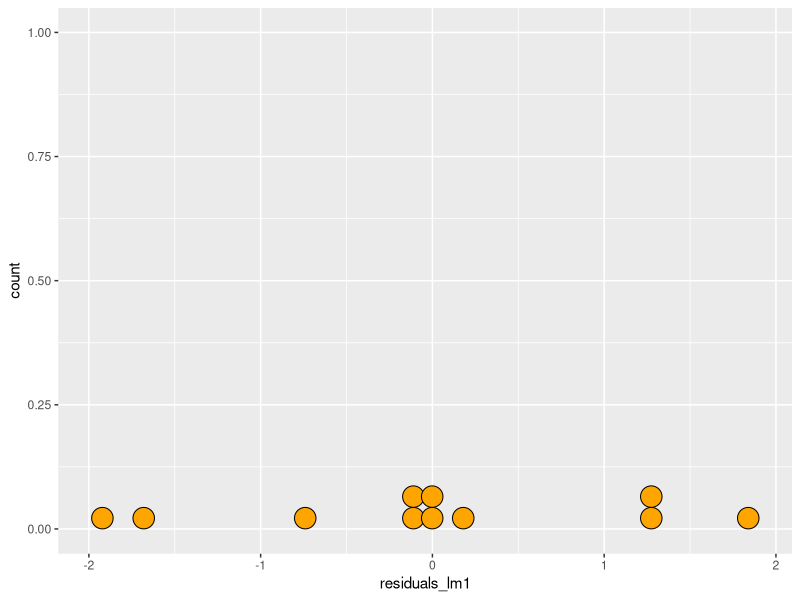
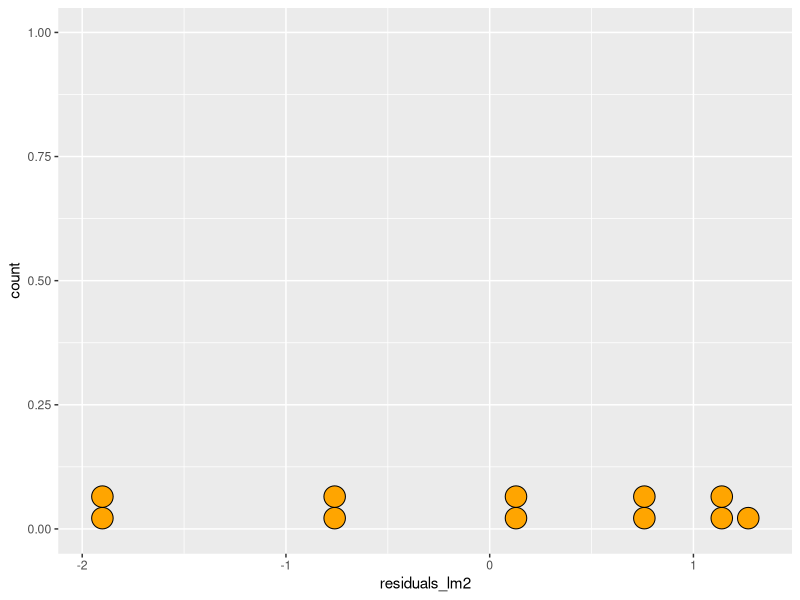
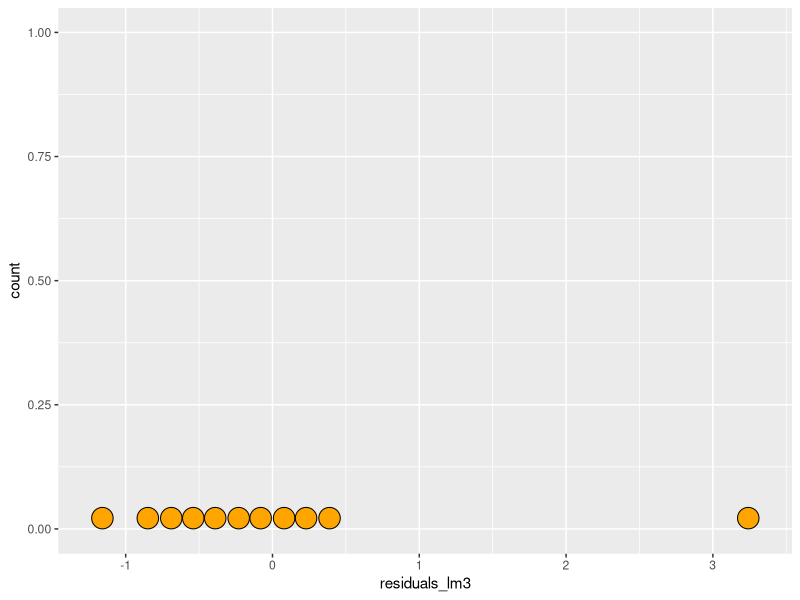
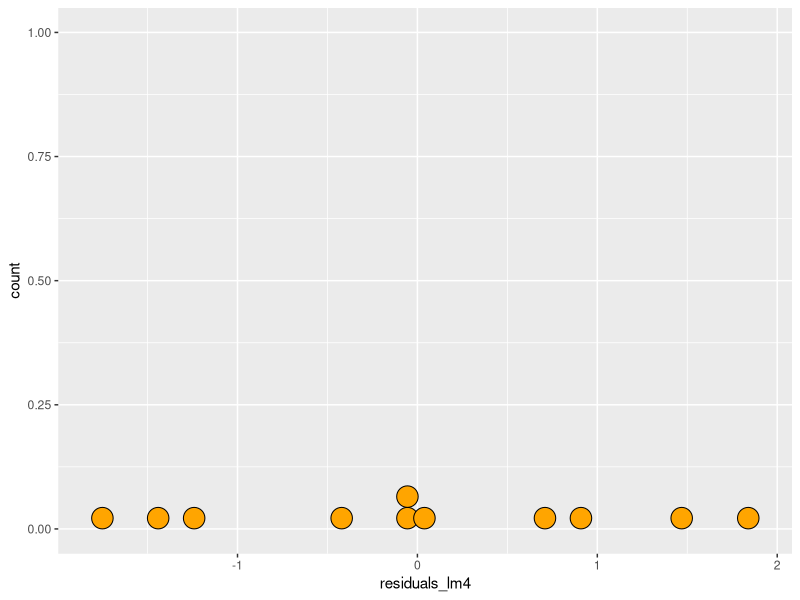
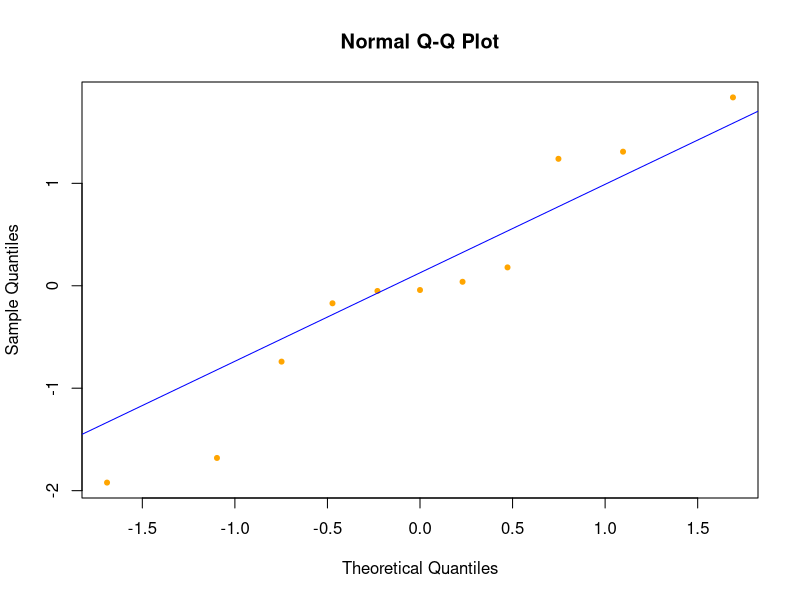
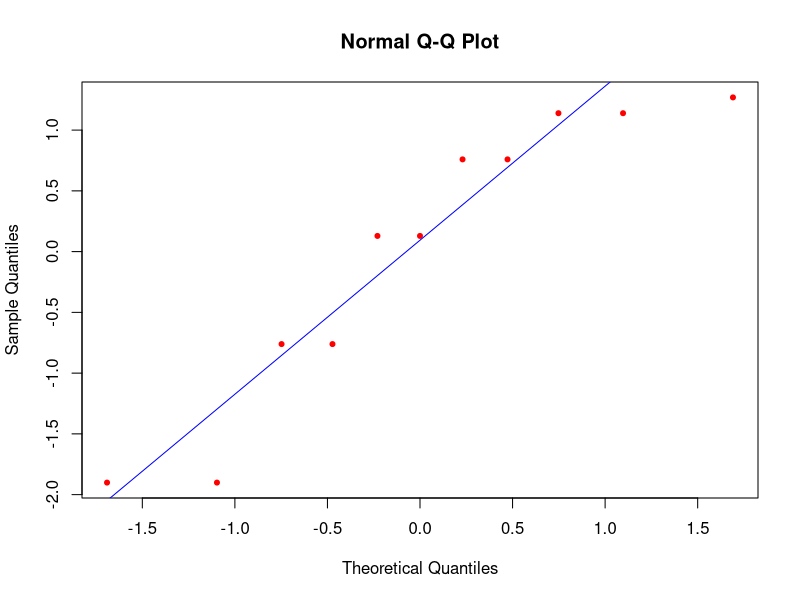
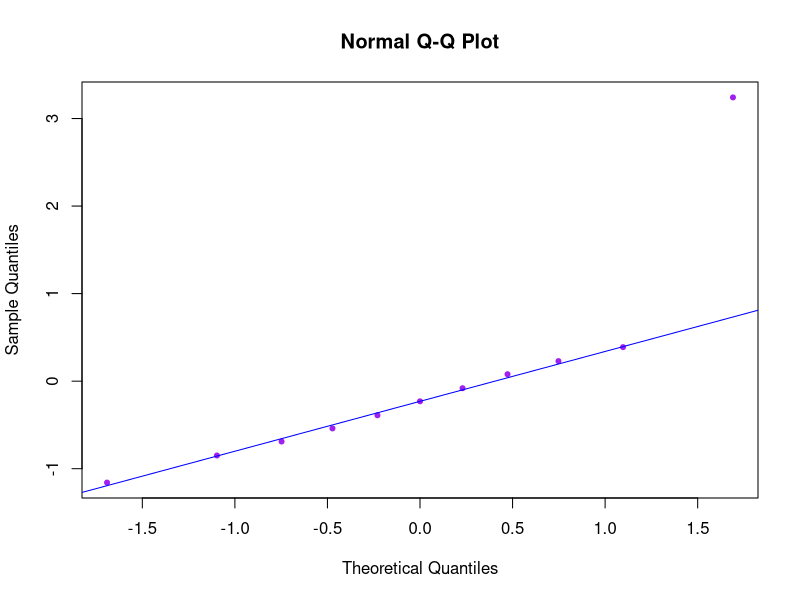
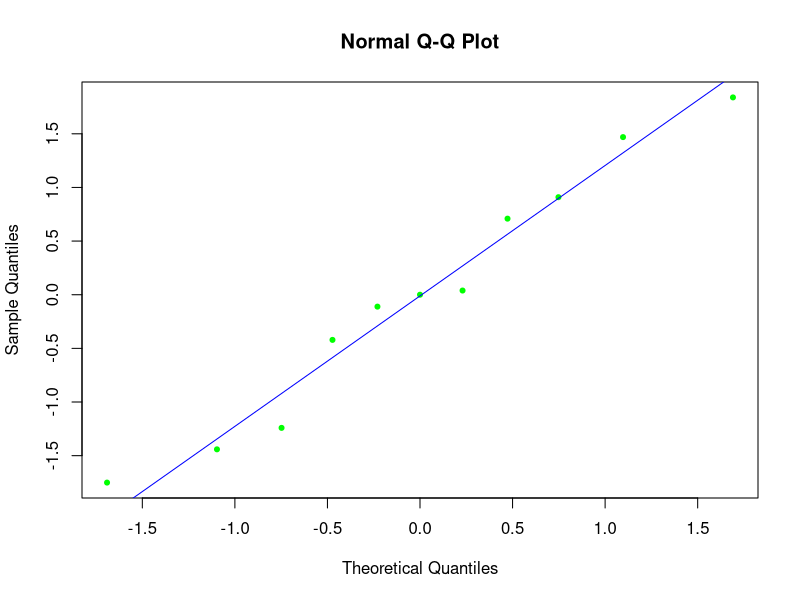

These figures' R source, in order:
#install.packages("dplyr")

#install.packages("ggplot2")
library(dplyr) 
library(ggplot2)
anscombe
str(anscombe)	
summary(anscombe)	
cor.test(anscombe$x1,anscombe$y1)
cor.test(anscombe$x2,anscombe$y2)
cor.test(anscombe$x3,anscombe$y3)
cor.test(anscombe$x4,anscombe$y4)
lm1 <- lm(data = anscombe, y1 ~ x1)
lm2 <- lm(data = anscombe, y2 ~ x2)
lm3 <- lm(data = anscombe, y3 ~ x3)
lm4 <- lm(data = anscombe, y4 ~ x4)
lm1$fitted.values
lm2$fitted.values
lm3$fitted.values
lm4$fitted.values
anscombe$y1 - lm1$fitted.values
anscombe$y2 - lm1$fitted.values
anscombe$y3 - lm1$fitted.values
anscombe$y4 - lm1$fitted.values
lm1$residuals
lm2$residuals
lm3$residuals
lm4$residuals
anscombe$residuals_lm1 <- lm1$residuals
ggplot(anscombe, aes(x = residuals_lm1)) + geom_dotplot(fill ="orange")

anscombe$residuals_lm2 <- lm2$residuals
ggplot(anscombe, aes(x = residuals_lm2)) + geom_dotplot(fill ="orange")

anscombe$residuals_lm3 <- lm3$residuals
ggplot(anscombe, aes(x = residuals_lm3)) + geom_dotplot(fill ="orange")

anscombe$residuals_lm4 <- lm4$residuals
ggplot(anscombe, aes(x = residuals_lm4)) + geom_dotplot(fill ="orange")

qqnorm(lm1$residuals, col="orange", pch=20)
qqline(lm1$residuals, col = "blue")

qqnorm(lm2$residuals, col="red", pch=20)
qqline(lm2$residuals, col = "blue")

qqnorm(lm3$residuals, col="purple", pch=20)
qqline(lm3$residuals, col = "blue")

qqnorm(lm4$residuals, col="green", pch=20)
qqline(lm4$residuals, col = "blue")

anscombe$fitted_lm1 <- lm1$fitted.values
ggplot(data=anscombe, aes(x=fitted_lm1, y=residuals_lm1)) + geom_point(col="darkred")

anscombe$fitted_lm3 <- lm3$fitted.values
ggplot(data=anscombe, aes(x=fitted_lm3, y=residuals_lm3)) + geom_point(col="darkred")

anscombe$fitted_lm4 <- lm4$fitted.values
ggplot(data=anscombe, aes(x=fitted_lm4, y=residuals_lm4)) + geom_point(col="darkred")

str(diamonds)

ggplot(data=diamonds, aes(x=carat, y=price)) + geom_point(col="lightblue")

ggplot(data=diamonds, aes(x=carat, y=price, col=cut)) + geom_point()

ggplot(data=diamonds, aes(x=carat, y=price)) + geom_point(col="lightblue") + facet_wrap(~cut)

ggplot(data=diamonds, aes(x=carat, y=price)) + geom_point(col="lightgreen") + geom_smooth(method="lm", se=FALSE) + facet_wrap(~cut)

ggplot(data=diamonds, aes(x=carat, y=price)) + geom_point(col="lightgreen")  + geom_smooth(method="lm", se=FALSE) + xlab("Weight (carats)") + xlim(0.2, 1)
